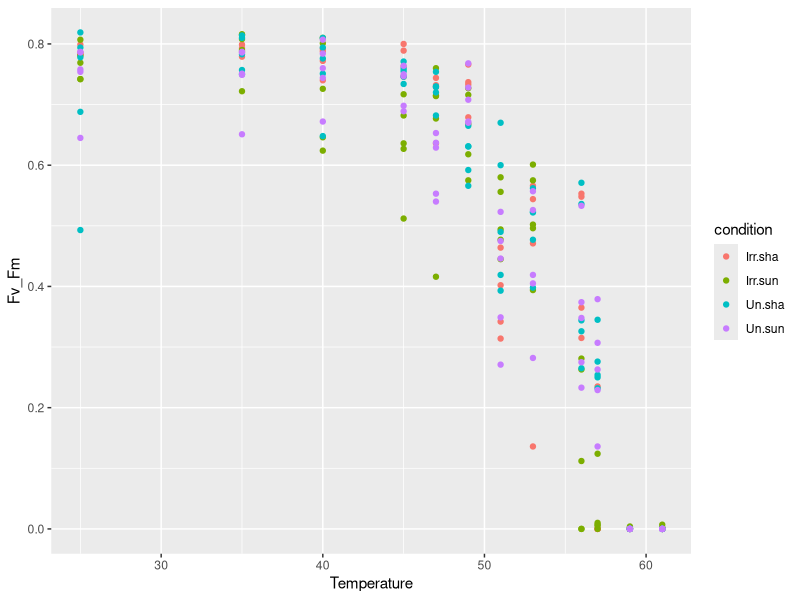
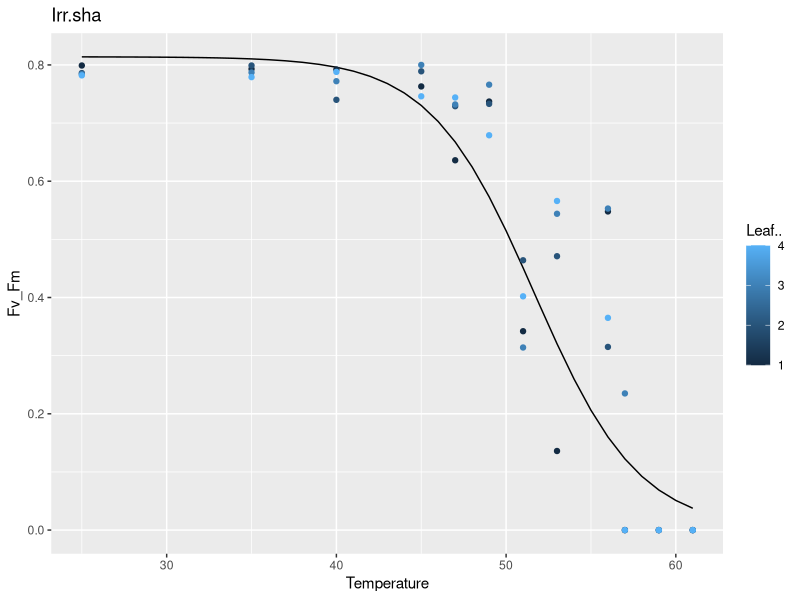
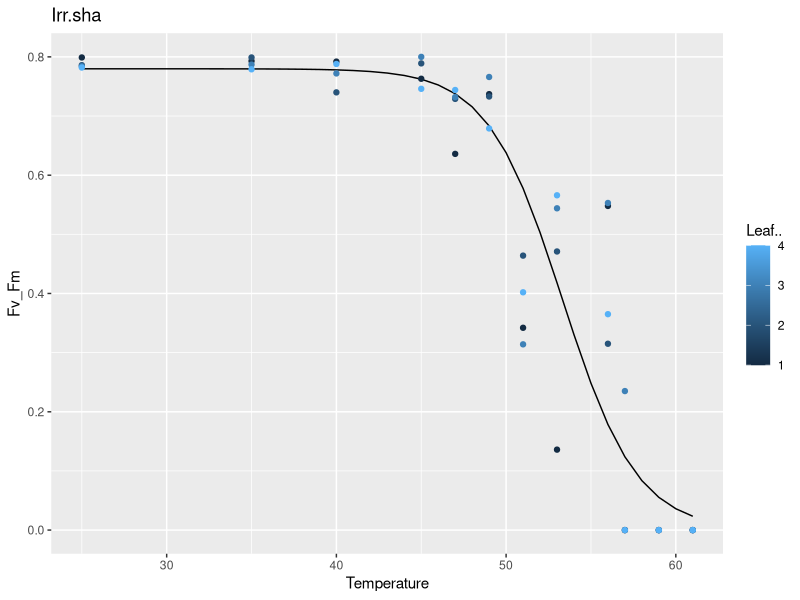
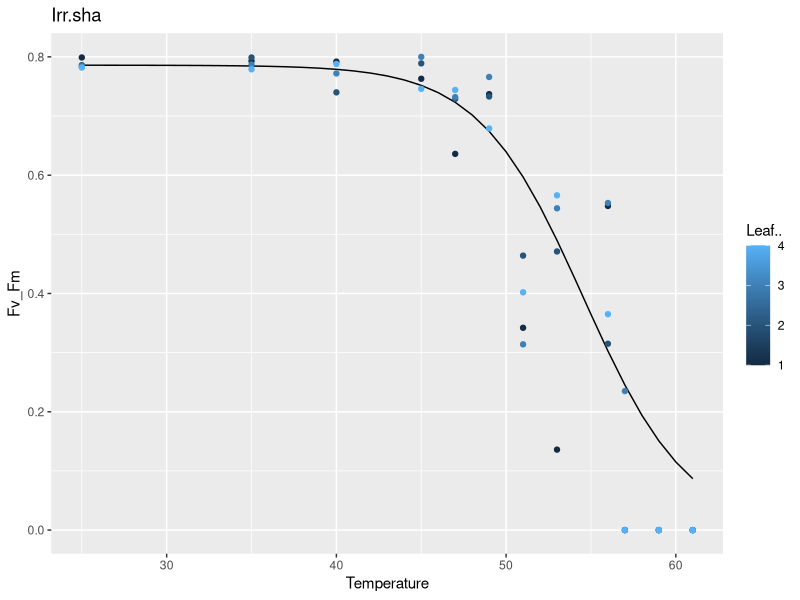
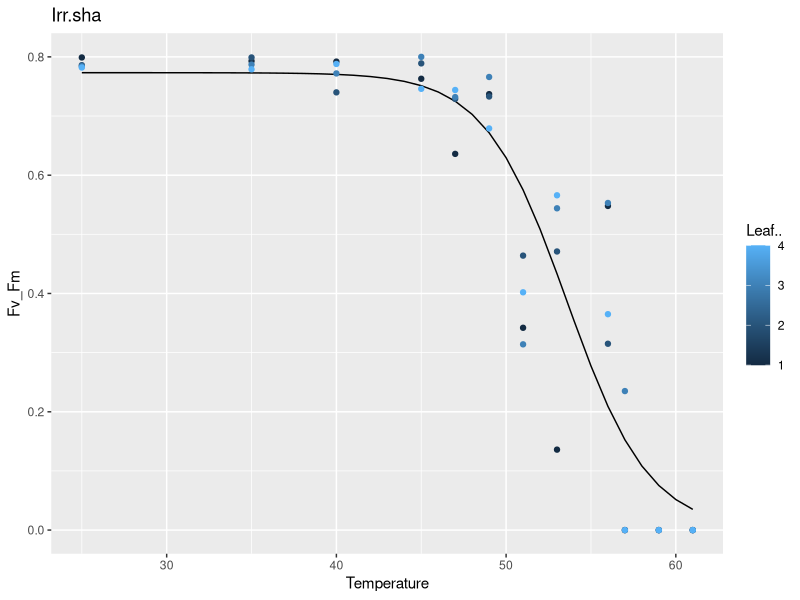
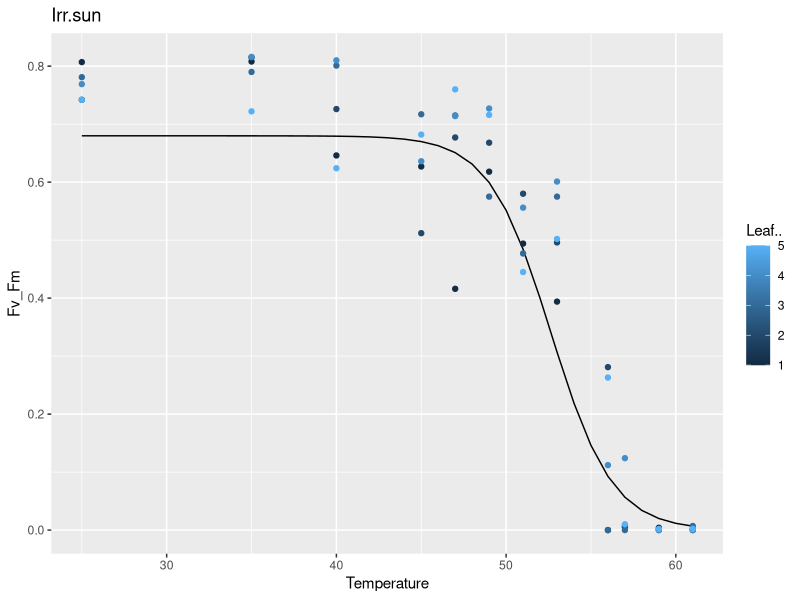
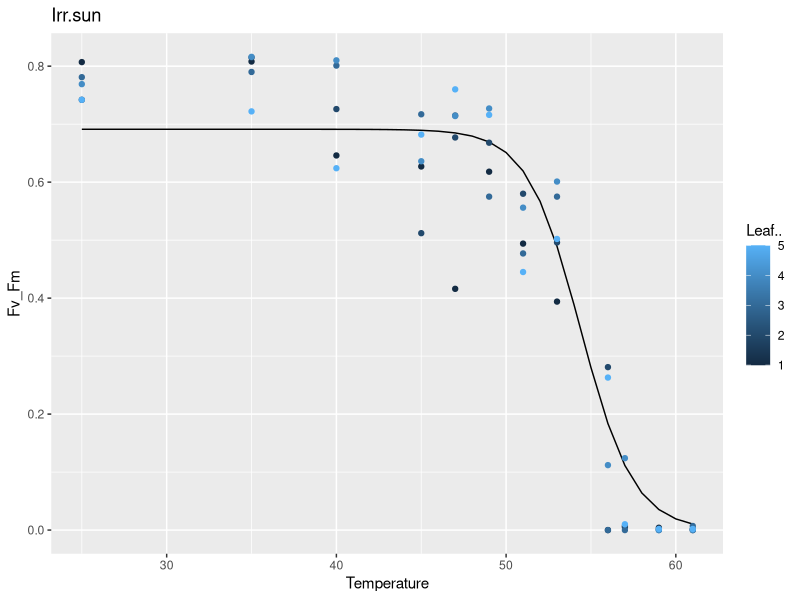
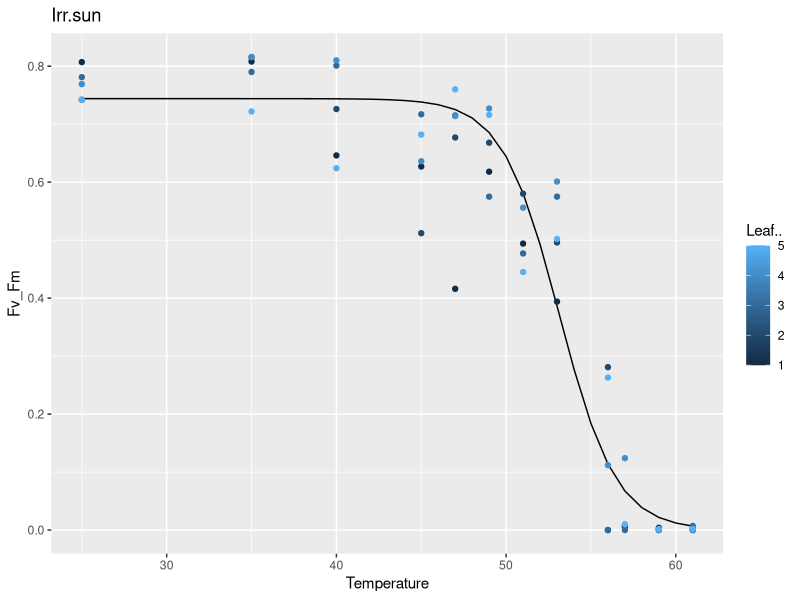

Here is the R script that generated these plots, in order:
library(tidyverse)
library(broom)
library(tidyr)

#data pre-processing

#read in data
df_long <- read.csv('data.csv')
#transform into long format
df_long <- gather(df_long, condition, Fv_Fm, c(Irr.sha, Irr.sun, Un.sha, Un.sun), factor_key=TRUE)
#rename column
names(df_long)[names(df_long) == "Leaf #"] <- "Leaf"
#remove observations without Fv_Fm reading
df_long <- df_long[!grepl('-', df_long$Fv_Fm), ]
df_long$Fv_Fm <- as.numeric(df_long$Fv_Fm)
#Remove IrrSha plant 5 (insufficient data to curve fit)
df_long <- df_long %>%
  filter(!(condition == "Irr.sha" & Leaf.. == 5))

#df to hold T50 values for various curves
coefficients_df <- data.frame(Condition = character(0), T50 = double(0))


#visualize data pre curve-fitting
ggplot(df_long, aes(x=Temperature, y=Fv_Fm)) +
  geom_point(aes(color=condition)) 

#loop through conditions 
for(condition in unique(df_long$condition)){

#create sub dataframe of each condition
condition_df <- df_long[df_long$condition == condition, ]

#break apart sub dataframe by plant and curve fit
condition_model <- condition_df %>%
  split(.$Leaf..) %>%
  map(~ {
    data <- .
    fit <- nls(Fv_Fm ~ SSlogis(Temperature, Asym, xmid, scal), data = data, control = nls.control(maxiter = 100))
    return(fit)
  })

#temperature (X) values to be plotted for best fit line
x_seq <- seq(25, 61, by = 1)


#regression line plots for each plant/condition
condition_plots <- condition_model %>%
  map(~ {
    data <- augment(., newdata = data.frame(Temperature = x_seq))  # Generate data for the fitted line
    ggplot(data = data, aes(x = Temperature, y = .fitted, color = Leaf..)) +
      geom_line(color = "black") +
      geom_point(data = condition_df, aes(x = Temperature, y = Fv_Fm)) +
      labs(x = "Temperature", y = "Fv_Fm", title = condition)
  })

# View the plots
walk(condition_plots, print)

#extract T50 value from each model and put into coefficients_df
for(model in names(condition_model)){
  curr <- condition_model[[model]]
  xmid <- coef(curr)
  new_row <- data.frame(Condition = condition, T50 = xmid["xmid"])
  coefficients_df = rbind(coefficients_df, new_row)
  rm(new_row, curr)
}

}

#clear up space
rownames(coefficients_df) <- NULL
rm(condition_df, condition_model, condition_plots, model)

#run anova on coefficients_df
model <- aov(T50 ~ Condition, data = coefficients_df)
summary(model)

#box plot of each condition
ggplot(coefficients_df, aes(x=Condition, y=T50)) + 
  geom_boxplot(fill='lightblue') + 
  labs(title = "T50 scores by Condition")

